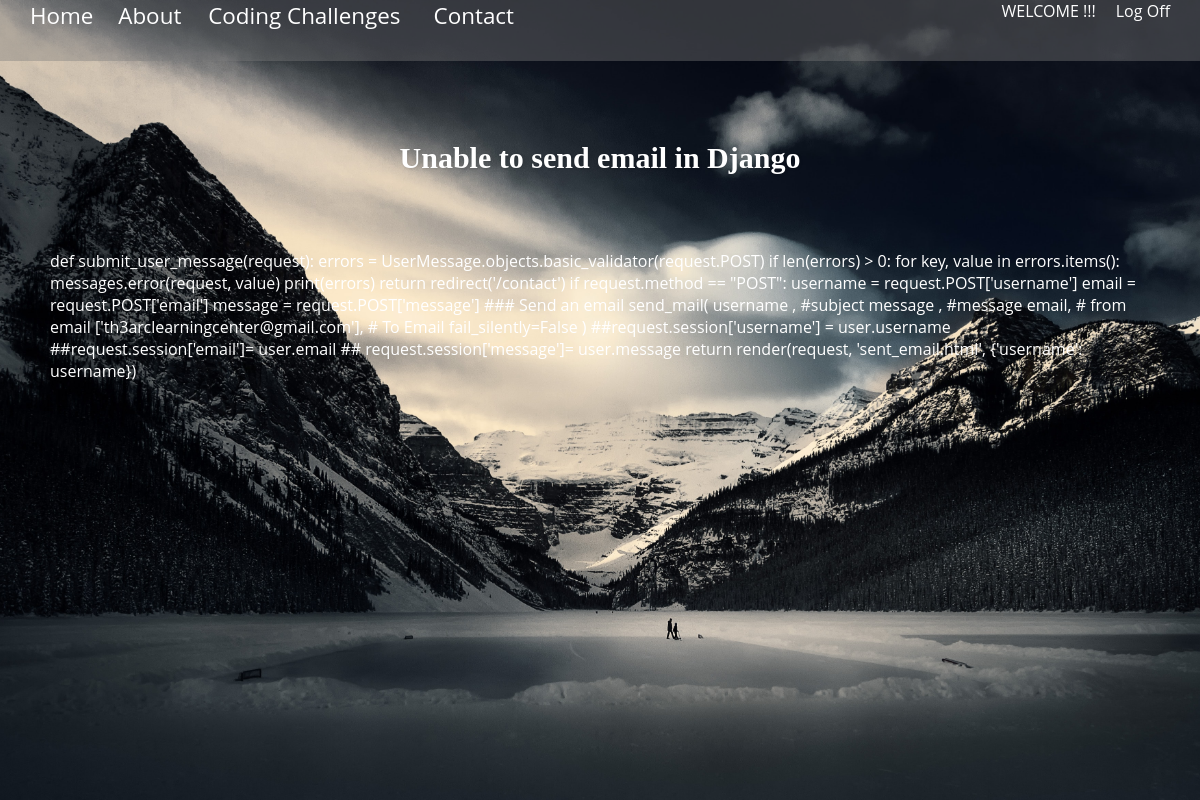
Page /post_challenge/coding_challenges/14 on the committed database.
### j_schatz_app/models.py (models this page shows, shortened)
class CodeChallenge(models.Model):
    publisher = models.ForeignKey(User, related_name='codechallenges', on_delete=models.CASCADE)
    title = models.CharField(max_length = 50)
    challenge_question = models.TextField()
    created_at = models.DateTimeField(auto_now_add = True)
    updated_at = models.DateTimeField(auto_now = True)
    objects = CodeChallengeManager()

### j_schatz_app/views.py (the view)
# urls.py: path('post_challenge/coding_challenges/<int:challenge_id>', views.single_coding_challenge),
def single_coding_challenge(request, challenge_id):
    context = {
        "challenge": CodeChallenge.objects.get(id=challenge_id)
    }
    return render(request, "coding_challenge.html", context)

### j_schatz_app/templates/coding_challenge.html (shortened to what this page needs)
<!DOCTYPE html>
<html lang="en">
<head>
    {% load static %}
    <link href="{% static '../static/styles.css' %}" rel="stylesheet" type="text/css" />
</head>
<body>
    <div class="body-container">
      <header>
      <div class="contact-header-container">
    <div class="contact-header">
      <div class="left-header">
        <a class="btn" title="Home" href = "/">Home</a>
        <a class="btn" title="About" href="/about">About </a>
        <a class="btn" title="Coding Challenges" href ="/post_challenge/challenges">Coding Challenges</a>
        <a class="btn" title="Contact" href="/contact">Contact</a>
      </div>
    <div class="right-header">
      <p class="login-user">
        WELCOME {{user.first_name}} {{user.last_name}}!!!
      </p>
      <a id="log-out" href="/user/logout">Log Off</a>
    </div>
    </div>
      </div>
  </header>
    <div class= "challenge-container">
      <h1 class="title">{{challenge.title}}</h1>
    <p class="challenge-question-container">{{challenge.challenge_question}}</p>
    </div>
</div>
</body>
</html>

### j_schatz_app/static/styles.css (style rules this page uses)
* { font-family: "Open Sans", sans-serif; margin: 0; padding:0; }
div.body-container { position:fixed; margin: 0; background: url(/static/images/mountains.jpg); background-repeat: no-repeat; background-position: center center; background-size: cover; width: 100%; height: 100%; }
.contact-header, .sent-email-header { display: flex; justify-content: space-between; background-color: rgba(123,123,123, .4); margin-bottom: 50px; }
.left-header { display: flex; justify-content: space-around; padding-left: 30px; }
.left-header .btn { color: #fff; text-decoration: none; font-size: 1.4rem; margin-bottom: 30px; padding-right: 7px; margin-right: 15px; }
.right-header { display: flex; justify-content: space-around; margin-right: 30px; }
p.login-user { color: #fff; margin-right: 20px; }
a#log-out { text-decoration: none; color: #fff; }
.contact-header-container { margin-bottom: 50px; }
h1.title { color: #fff; text-shadow: 1px 1px 3px rgba(0, 0, 0, 0.12); font: normal 30px 'Bitter', serif; text-align: center; font-weight: bold; margin: 30px auto 15px auto; }
a.btn::before { display: block; content: attr(title); font-weight: bold; height: 0; overflow: hidden; visibility: hidden; }
.challenge-container { display: flex; flex-direction: column; align-items: center; margin-left: 50px; margin-right: 50px; gap: 60px; color: #fff; }
@media (max-width: 1235px) { body { height: 100%; max-height: 100%; margin: 0; background: url("../../images/desert_photo.jpg") no-repeat; background-size: 100% 850px; } }

### rows in the picture
CodeChallenge: title "Unable to send email in Django", challenge_question "def submit_user_message(request): errors = UserMessage.objects.basic_validator(request.POST) if len(errors) > 0: for key, value in errors.items(): messages.error(request, value) print(errors) return redirect('/contact') if request.method == \"POST\": username = request.POST['username'] email = request.POST['email'] message = request.POST['message'] ### Send an email send_mail( username , #subject message , #message email, # from email ['th3arclearningcenter@gmail.com'], # To Email fail_silently=False ) ##request.session['username'] = user.username ##request.session['email']= user.email ## request.session['message']= user.message return render(request, 'sent_email.html', {'username': username})"
